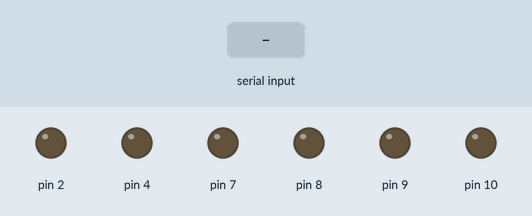
Recording of a sketch running on a simulated Arduino Uno, built with avr-gcc and run on an emulated ATmega328P. Shown: output pins drawn as LEDs (lit = HIGH). The inputs (shaded band) are chosen by the test bench. What the sketch prints to the serial monitor is not drawn.

Above: at 1.2 s.
1.3 s: "M90\n" received over Serial
At 2.7 s:
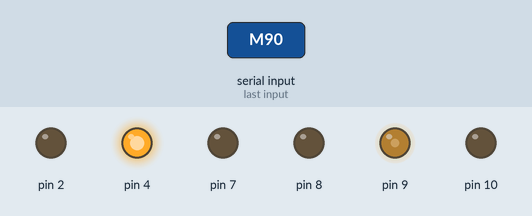
3.8 s: "M,45\n" received over Serial
At 5.8 s:
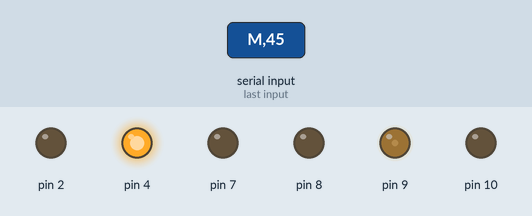
Timing chart, 0 to 7.3 s (numbered marks = the images above; inputs shaded):
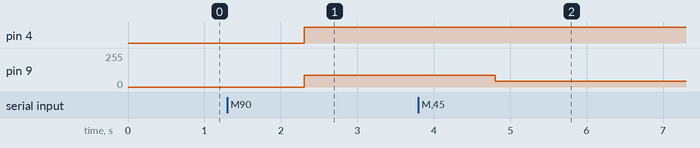

The sketch:

Move_Serial.ino
```cpp
void Motor1 (int Speed)
{
    if (Speed == 0)
    {
        digitalWrite (2, 0);
        digitalWrite (4, 0);
        analogWrite (9, 0);
    }
    else if (Speed > 0)
    {
        digitalWrite (2, 1);
        digitalWrite (4, 0);
        analogWrite (9, Speed);
    }
    else if (Speed < 0)
    {
        digitalWrite (2, 0);
        digitalWrite (4, 1);
        analogWrite (9, Speed*-1);
    }
}

void Motor2 (int Speed)
{
    if (Speed == 0)
    {
        digitalWrite (7, 0);
        digitalWrite (8, 0);
        analogWrite (10, 0);
    }
    else if (Speed < 0)
    {
        digitalWrite (7, 1);
        digitalWrite (8, 0);
        analogWrite (10, Speed*-1);
    }
    else if (Speed > 0)
    {
        digitalWrite (7, 0);
        digitalWrite (8, 1);
        analogWrite (10, Speed);
    }
}

void Move (int SpeedLeft, int SpeedRight)
{
    Motor1(SpeedLeft*-1);
    Motor2(SpeedRight*-1);
}

void setup()
{
  // put your setup code here, to run once:
  Serial.begin(9600);
  pinMode (2, OUTPUT);
  pinMode (4, OUTPUT);
  pinMode (9, OUTPUT);

  pinMode (7, OUTPUT);
  pinMode (8, OUTPUT);
  pinMode (10, OUTPUT);
}

void loop()
{
  int LeftMotor, RightMotor;
  // put your main code here, to run repeatedly:

        Serial.println(Serial.read());
      if (Serial.read() == 'M')
      {
          LeftMotor = Serial.parseInt();
          RightMotor = Serial.parseInt();
          Move (LeftMotor, RightMotor);
      }


}
```

Measured:
- after the input at 1.3 s, pin 4: LOW → HIGH after 1.0 s; pin 9: 0/255 → 90/255 after 1.0 s
- after the input at 3.8 s, pin 9: 90/255 → 45/255 after 1.0 s
